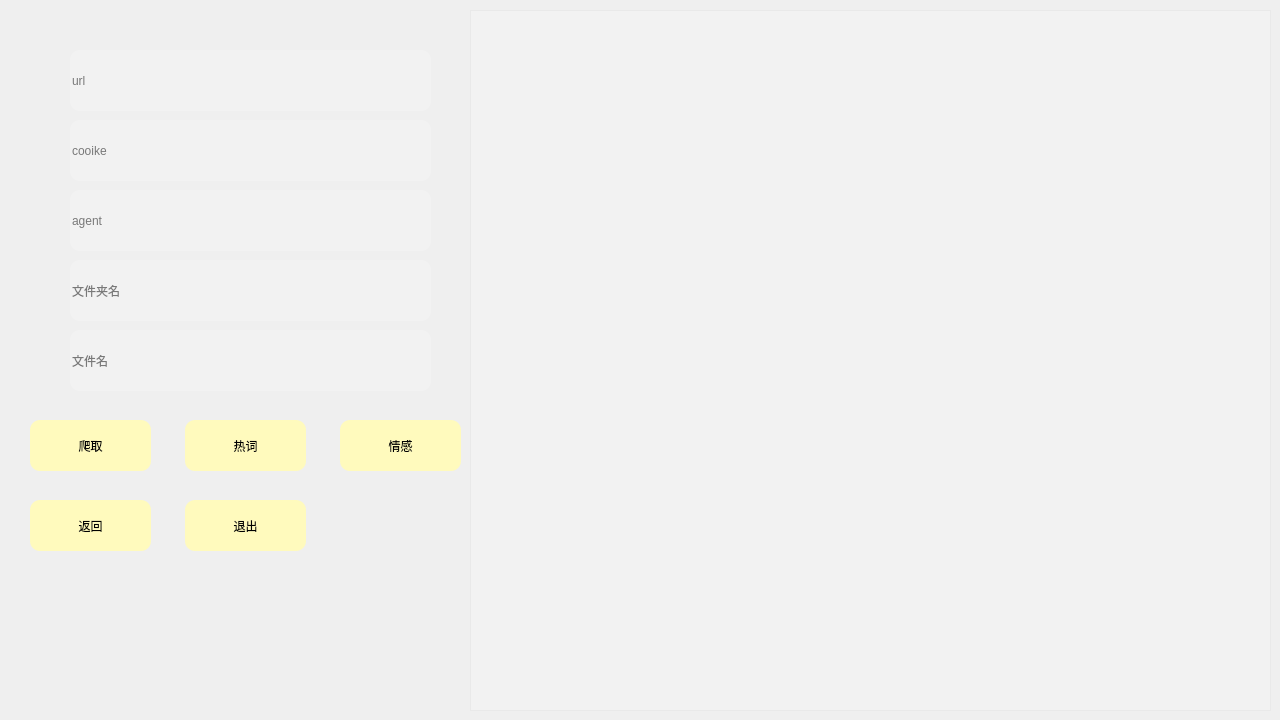
<?xml version="1.0" encoding="UTF-8"?>
<ui version="4.0">
 <class>crawl_window</class>
 <widget class="QMainWindow" name="crawl_window">
  <property name="geometry">
   <rect>
    <x>0</x>
    <y>0</y>
    <width>1280</width>
    <height>720</height>
   </rect>
  </property>
  <property name="windowTitle">
   <string>emotional damage</string>
  </property>
  <property name="styleSheet">
   <string notr="true">
#window2{border-image: url(:/w2/0.jpg);
}
</string>
  </property>
  <widget class="QWidget" name="centralwidget">
   <widget class="QPushButton" name="quit">
    <property name="geometry">
     <rect>
      <x>185</x>
      <y>500</y>
      <width>121</width>
      <height>51</height>
     </rect>
    </property>
    <property name="styleSheet">
     <string notr="true">#quit:!hover{
border-radius:10px;
background-color:rgb(255, 250, 189);
font: 18pt &quot;华文行楷&quot;;
}

#quit:hover{
border-radius:10px;
background-color:rgb(170, 255, 255);
font: 18pt &quot;华文行楷&quot;;
}
#quit:pressed{padding-top:5px;
padding-left:5px;
}

</string>
    </property>
    <property name="text">
     <string>退出</string>
    </property>
   </widget>
   <widget class="QPushButton" name="crawl">
    <property name="geometry">
     <rect>
      <x>30</x>
      <y>420</y>
      <width>121</width>
      <height>51</height>
     </rect>
    </property>
    <property name="styleSheet">
     <string notr="true">#crawl:!hover{
border-radius:10px;
background-color:rgb(255, 250, 189);
font: 18pt &quot;华文行楷&quot;;
}

#crawl:hover{
border-radius:10px;
background-color:rgb(170, 255, 255);
font: 18pt &quot;华文行楷&quot;;
}
#crawl:pressed{padding-top:5px;
padding-left:5px;
}

</string>
    </property>
    <property name="text">
     <string>爬取</string>
    </property>
   </widget>
   <widget class="QLabel" name="label">
    <property name="geometry">
     <rect>
      <x>70</x>
      <y>130</y>
      <width>72</width>
      <height>15</height>
     </rect>
    </property>
    <property name="text">
     <string/>
    </property>
   </widget>
   <widget class="QLineEdit" name="cooike">
    <property name="geometry">
     <rect>
      <x>70</x>
      <y>120</y>
      <width>361</width>
      <height>61</height>
     </rect>
    </property>
    <property name="styleSheet">
     <string notr="true">font: 20pt &quot;隶书&quot;;
border-radius:10px;
background-color: rgba(253, 253, 253, 50);</string>
    </property>
    <property name="text">
     <string/>
    </property>
    <property name="placeholderText">
     <string>cooike</string>
    </property>
   </widget>
   <widget class="QLineEdit" name="agent">
    <property name="geometry">
     <rect>
      <x>70</x>
      <y>190</y>
      <width>361</width>
      <height>61</height>
     </rect>
    </property>
    <property name="styleSheet">
     <string notr="true">font: 20pt &quot;隶书&quot;;
border-radius:10px;
background-color: rgba(253, 253, 253, 50);</string>
    </property>
    <property name="text">
     <string/>
    </property>
    <property name="placeholderText">
     <string>agent</string>
    </property>
   </widget>
   <widget class="QLineEdit" name="url">
    <property name="geometry">
     <rect>
      <x>70</x>
      <y>50</y>
      <width>361</width>
      <height>61</height>
     </rect>
    </property>
    <property name="styleSheet">
     <string notr="true">font: 20pt &quot;隶书&quot;;
border-radius:10px;
background-color: rgba(253, 253, 253, 50);</string>
    </property>
    <property name="text">
     <string/>
    </property>
    <property name="placeholderText">
     <string>url</string>
    </property>
   </widget>
   <widget class="QTextBrowser" name="textBrowser">
    <property name="geometry">
     <rect>
      <x>470</x>
      <y>10</y>
      <width>801</width>
      <height>701</height>
     </rect>
    </property>
    <property name="styleSheet">
     <string notr="true">font: 14pt &quot;宋体&quot;;
background-color: rgba(253, 253, 253, 50);</string>
    </property>
   </widget>
   <widget class="QPushButton" name="back">
    <property name="geometry">
     <rect>
      <x>30</x>
      <y>500</y>
      <width>121</width>
      <height>51</height>
     </rect>
    </property>
    <property name="styleSheet">
     <string notr="true">#back:!hover{
border-radius:10px;
background-color:rgb(255, 250, 189);
font: 18pt &quot;华文行楷&quot;;
}

#back:hover{
border-radius:10px;
background-color:rgb(170, 255, 255);
font: 18pt &quot;华文行楷&quot;;
}
#back:pressed{padding-top:5px;
padding-left:5px;
}

</string>
    </property>
    <property name="text">
     <string>返回</string>
    </property>
   </widget>
   <widget class="QLineEdit" name="file_name">
    <property name="geometry">
     <rect>
      <x>70</x>
      <y>260</y>
      <width>361</width>
      <height>61</height>
     </rect>
    </property>
    <property name="styleSheet">
     <string notr="true">font: 20pt &quot;华文行楷&quot;;
border-radius:10px;
background-color: rgba(253, 253, 253, 50);</string>
    </property>
    <property name="text">
     <string/>
    </property>
    <property name="placeholderText">
     <string>文件夹名</string>
    </property>
   </widget>
   <widget class="QLineEdit" name="file_csv">
    <property name="geometry">
     <rect>
      <x>70</x>
      <y>330</y>
      <width>361</width>
      <height>61</height>
     </rect>
    </property>
    <property name="styleSheet">
     <string notr="true">font: 20pt &quot;华文行楷&quot;;
border-radius:10px;
background-color: rgba(253, 253, 253, 50);</string>
    </property>
    <property name="text">
     <string/>
    </property>
    <property name="placeholderText">
     <string>文件名</string>
    </property>
   </widget>
   <widget class="QPushButton" name="hot">
    <property name="geometry">
     <rect>
      <x>185</x>
      <y>420</y>
      <width>121</width>
      <height>51</height>
     </rect>
    </property>
    <property name="styleSheet">
     <string notr="true">#hot:!hover{
border-radius:10px;
background-color:rgb(255, 250, 189);
font: 18pt &quot;华文行楷&quot;;
}

#hot:hover{
border-radius:10px;
background-color:rgb(170, 255, 255);
font: 18pt &quot;华文行楷&quot;;
}
#hot:pressed{padding-top:5px;
padding-left:5px;
}

</string>
    </property>
    <property name="text">
     <string>热词</string>
    </property>
   </widget>
   <widget class="QPushButton" name="sentiments">
    <property name="geometry">
     <rect>
      <x>340</x>
      <y>420</y>
      <width>121</width>
      <height>51</height>
     </rect>
    </property>
    <property name="styleSheet">
     <string notr="true">#sentiments:!hover{
border-radius:10px;
background-color:rgb(255, 250, 189);
font: 18pt &quot;华文行楷&quot;;
}

#sentiments:hover{
border-radius:10px;
background-color:rgb(170, 255, 255);
font: 18pt &quot;华文行楷&quot;;
}
#sentiments:pressed{padding-top:5px;
padding-left:5px;
}

</string>
    </property>
    <property name="text">
     <string>情感</string>
    </property>
   </widget>
   <widget class="QLabel" name="bg_gif">
    <property name="geometry">
     <rect>
      <x>0</x>
      <y>0</y>
      <width>1280</width>
      <height>720</height>
     </rect>
    </property>
    <property name="text">
     <string/>
    </property>
   </widget>
   <zorder>bg_gif</zorder>
   <zorder>quit</zorder>
   <zorder>crawl</zorder>
   <zorder>label</zorder>
   <zorder>cooike</zorder>
   <zorder>agent</zorder>
   <zorder>url</zorder>
   <zorder>textBrowser</zorder>
   <zorder>back</zorder>
   <zorder>file_name</zorder>
   <zorder>file_csv</zorder>
   <zorder>hot</zorder>
   <zorder>sentiments</zorder>
  </widget>
 </widget>
 <resources/>
 <connections/>
</ui>
